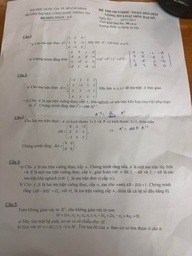
#> input picture Tuan1/images/tailieu.jpg, 192 x 256 px, shrunk from 1536 x 2048 before the run; the run also reads 1 picture not shown here
$ jupyter execute --allow-errors part3.ipynb
#> lines starting #> are read from the running program, lines starting #| are printed output that depends on the picture; after the words box and inside, x2 and y2 are one past the last pixel; in counts of white or black regions, pixels touching at a corner belong together
[cell 1]
import cv2
import numpy as np
import matplotlib.pyplot as plt
import glob

[cell 2]
# [7 lines left out: function up_dim, not called in this run]

[cell 3]
#đọc ảnh
def read_image(path):

	if isinstance(path, list):
		return [read_image(mem) for mem in path]

	img = cv2.imread(path)
	img = cv2.cvtColor(img, cv2.COLOR_BGR2RGB)
	return img

#in ảnh
def show_row(images, cmap='gray', figsize=(12,4)):

    n = len(images)
    plt.figure(figsize=figsize)

    for i, img in enumerate(images):
        plt.subplot(1, n, i+1)
        if cmap and (img.ndim == 2 or (img.ndim == 3 and img.shape[2] == 1)):
            plt.imshow(img, cmap=cmap)
        else:
            plt.imshow(img)
        plt.axis("off")

    plt.show()


#in biểu đề histogram
def show_histograms_row(images, figsize=(15, 4)):
    n = len(images)
    plt.figure(figsize=figsize)

    for i, img in enumerate(images):
        plt.subplot(1, n, i+1)

        # Ảnh xám
        if img.ndim == 2 or (img.ndim == 3 and img.shape[2] == 1):
            plt.hist(img.ravel(), bins=256, color='black', alpha=0.8)
            plt.xlim([0, 255])

        # Ảnh màu (RGB)
        elif img.ndim == 3 and img.shape[2] == 3:
            for j, col in enumerate(['r', 'g', 'b']):
                plt.hist(img[:, :, j].ravel(), bins=256, color=col, alpha=0.5)
            plt.xlim([0, 255])

        plt.axis("on")
        plt.xlabel("")
        plt.ylabel("")
        plt.title("")

    plt.tight_layout()
    plt.show()

[cell 4]
# biến thành ảnh trắng đen
def to_grayscale(image):

	if isinstance(image, list):
		return [to_grayscale(img) for img in image]

	if image.ndim == 2:
		return np.copy(image)

	h, w, ndim = image.shape
#> h = 12; w = 22; ndim = 3

	for x in range(h):
		for y in range(w):
			image[x, y, 0] = np.sum(image[x, y]) // 3

	return np.copy(image[:,:,0])

[cell 5]
#nhị phân hóa một ảnh
# [14 lines left out: function binarize_img, not called in this run]

[cell 6]
# Cân bằng histogram
# [18 lines left out: function apply_histogram_equalization, not called in this run]

[cell 7]
# CLAHE
def clahe_manual(img, tile_size=16, clip_limit_ratio=0.008):

#> called with img = array of shape (12, 22), tile_size = 16, clip_limit_ratio = 0.008
	if isinstance(img, list):
		return [clahe_manual(mem, tile_size, clip_limit_ratio) for mem in img]

	if img.ndim == 3:
		return np.stack([clahe_manual(img[:, :, c], tile_size, clip_limit_ratio) for c in range(img.shape[2])], axis=2)

	h, w = img.shape
#> h = 12; w = 22
	L = 256

	n_tiles_y = (h + tile_size - 1) // tile_size
#> n_tiles_y = 1
	n_tiles_x = (w + tile_size - 1) // tile_size
#> n_tiles_x = 2

	pad_h = n_tiles_y * tile_size - h
#> pad_h = 4
	pad_w = n_tiles_x * tile_size - w
#> pad_w = 10
	img_padded = cv2.copyMakeBorder(img, 0, pad_h, 0, pad_w, cv2.BORDER_REFLECT)

	h_pad, w_pad = img_padded.shape
#> h_pad = 16; w_pad = 32
	result = np.zeros_like(img_padded)
	lut_tiles = np.zeros((n_tiles_y, n_tiles_x, L), dtype=np.uint8)

	# Tính LUT cho từng tile
	for i in range(n_tiles_y):
		for j in range(n_tiles_x):
			y0, y1 = i * tile_size, (i + 1) * tile_size
			x0, x1 = j * tile_size, (j + 1) * tile_size
			tile = img_padded[y0:y1, x0:x1]

			hist = np.bincount(tile.flatten(), minlength=L)

			clip_limit = max(int(clip_limit_ratio * tile.size), 1)
			excess = np.maximum(hist - clip_limit, 0)
			total_excess = np.sum(excess)
			hist = np.minimum(hist, clip_limit)

			hist += total_excess // L
			hist[:total_excess % L] += 1

			# CDF chuẩn hóa
			cdf = np.cumsum(hist).astype(np.float32)
			cdf = (cdf - cdf[0]) / (cdf[-1] - cdf[0] + 1e-6)

			lut = np.round(cdf * (L - 1)).astype(np.uint8)
			lut_tiles[i, j] = lut

	# Áp dụng nội suy bilinear giữa các tile
	for i in range(h_pad):
		for j in range(w_pad):
			ty, tx = i // tile_size, j // tile_size
			dy, dx = (i % tile_size) / tile_size, (j % tile_size) / tile_size

			ty1 = min(ty + 1, n_tiles_y - 1)
			tx1 = min(tx + 1, n_tiles_x - 1)

			val = img_padded[i, j]
			tl = lut_tiles[ty,  tx,  val]
			tr = lut_tiles[ty,  tx1, val]
			bl = lut_tiles[ty1, tx,  val]
			br = lut_tiles[ty1, tx1, val]

			top = (1 - dx) * tl + dx * tr
			bottom = (1 - dx) * bl + dx * br
			interpolated = (1 - dy) * top + dy * bottom

			result[i, j] = int(np.round(interpolated))

	return result[:h, :w]

[cell 8]
# kéo dải tương phản
def stretch_contrast(img, r1, r2, s1, s2):

#> in show_row, `n = len(images)`: n = 4
#> the loop in show_row, `for i, img in enumerate(images):` made 4 passes
#> in show_row, `plt.show()`:
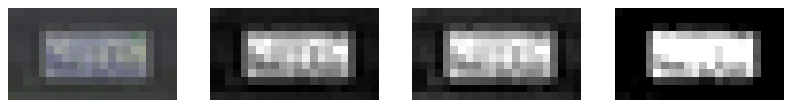
#> figure drawn by matplotlib, 4 panels
#> the loop in show_histograms_row, `for i, img in enumerate(images):` made 4 passes
#> call 2 of read_image, with path = '../images/tailieu.jpg'
#> in read_image, img is the input picture: shape (256, 192, 3); mean B, G, R 154.7, 160.2, 166
#> call 2 of stretch_contrast, with r1 = 80, r2 = 100, s1 = 0, s2 = 255
#> in stretch_contrast (call 2), `mask1 = img <= r1`:
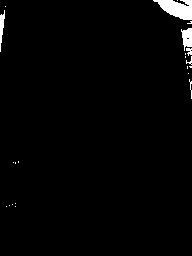
#> mask1: shape (256, 192) bool; 1.8% white; 22 white regions (17 under 20 px), largest, box (x1, y1, x2, y2) and area: (153, 0, 192, 20) 494, (181, 28, 192, 51) 171, (0, 10, 5, 52) 109, (186, 48, 192, 56) 31, (189, 79, 192, 99) 23
#> in stretch_contrast (call 2), `out[mask1] = (s1 / r1) * img[mask1]`: out: shape (256, 192) float32; min 0, max 255, mean 193
#> in stretch_contrast (call 2), `mask2 = (img > r1) & (img <= r2)`: mask2: shape (256, 192) bool; 1% white in thin lines or dots
#> in stretch_contrast (call 2), `out[mask2] = ((s2 - s1) / (r2 - r1)) * (img[mask2] - r1) + s1`: out: shape (256, 192) float32; min 0, max 255, mean 193.5
#> in stretch_contrast (call 2), `mask3 = img > r2`: mask3: shape (256, 192) bool; 97.2% white; 132 black regions (129 under 20 px), largest, box (x1, y1, x2, y2) and area: (151, 0, 192, 102) 975, (0, 5, 6, 54) 158, (5, 203, 16, 207) 21
#> the loop in show_row (call 2), `for i, img in enumerate(images):` made 4 passes
#> the loop in show_histograms_row (call 2), `for i, img in enumerate(images):` made 4 passes
#> call 3 of read_image, with path = '../images/hoadon.jpg'
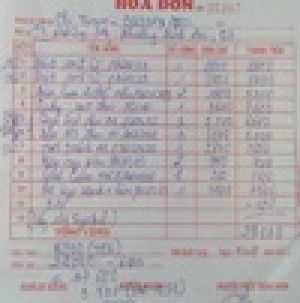
#> input picture Tuan1/images/hoadon.jpg, 100 x 101 px, shrunk from 800 x 807 before the run (shown 3 times larger)
#> in read_image, img is the input picture: shape (101, 100, 3); mean B, G, R 172, 170.9, 175.6
#> call 3 of clahe_manual, with tile_size = 16, clip_limit_ratio = 0.008
#> after the loop in clahe_manual (call 3), `for i in range(h_pad):`:
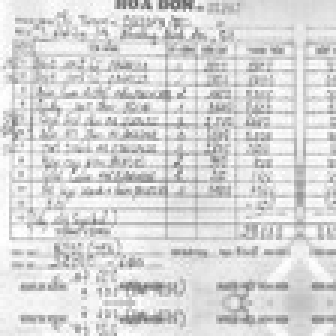
#> result: shape (112, 112) (shown 3 times larger); min 97, max 255, mean 216.1
#> call 3 of stretch_contrast, with r1 = 140, r2 = 170, s1 = 0, s2 = 255
#> in stretch_contrast (call 3), `mask1 = img <= r1`: mask1: shape (101, 100) bool; 0.98% white in thin lines or dots, all inside (x1, y1, x2, y2) = (4, 0, 96, 98)
#> in stretch_contrast (call 3), `out[mask1] = (s1 / r1) * img[mask1]`: out: shape (101, 100) float32; min 0, max 255, mean 214.5
#> in stretch_contrast (call 3), `mask2 = (img > r1) & (img <= r2)`: mask2: shape (101, 100) bool; 7.1% white in thin lines or dots
#> in stretch_contrast (call 3), `out[mask2] = ((s2 - s1) / (r2 - r1)) * (img[mask2] - r1) + s1`:
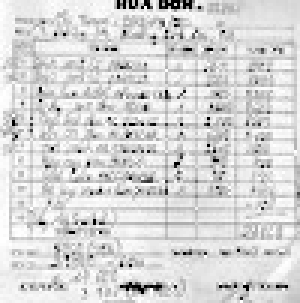
#> out: shape (101, 100) float32 (shown 3 times larger); min 0, max 255, mean 214.6
#> in stretch_contrast (call 3), `mask3 = img > r2`: mask3: shape (101, 100) bool; 92% white; black in thin lines or dots
#> call 4 of read_image, with path = '../images/yte.png'
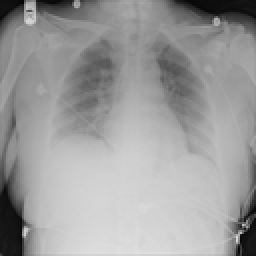
#> input picture Tuan1/images/yte.png, 128 x 128 px, shrunk from 1024 x 1024 before the run (shown 2 times larger)
#> in read_image, img is the input picture: shape (128, 128, 3); min 3, max 225, mean 156.1
	if isinstance(img, list):
		return [stretch_contrast(mem, r1, r2, s1, s2) for mem in img]

	out = img.astype(np.float32)

	mask1 = img <= r1
	out[mask1] = (s1 / r1) * img[mask1]

	mask2 = (img > r1) & (img <= r2)
	out[mask2] = ((s2 - s1) / (r2 - r1)) * (img[mask2] - r1) + s1

	mask3 = img > r2
	out[mask3] = ((255 - s2) / (255 - r2)) * (img[mask3] - r2) + s2

	return np.clip(out, 0, 255).astype(np.uint8)

[cell 9]
# ảnh âm bản
def negative_image(image):
	if isinstance(image, list):
		return [negative_image(img) for img in image]

	return 255 - image

[cell 10]
# paths = glob.glob('../images/*.jpg') + glob.glob('../images/*.png') + glob.glob('../images/*.jpeg')
# print(paths)

## Ví Dụ Biển Số 1

[cell 11]
paths = glob.glob('../images/bien3.png')

pipeline = []
#> (the rest of this cell did not finish here and is left out)

## Ví Dụ Biển Số 2

[cell 12]
paths = glob.glob('../images/bien2.png')

pipeline = []
pipeline.append(read_image(paths[0]))
pipeline.append(to_grayscale(pipeline[-1]))
pipeline.append(clahe_manual(pipeline[-1]))
pipeline.append(stretch_contrast(pipeline[-1], 90, 210, 0, 255))

show_row(pipeline)
show_histograms_row(pipeline)

## Ví Dụ Biển Số 3

[cell 13]
paths = glob.glob('../images/bien1.png')

pipeline = []
#> (the rest of this cell did not finish here and is left out)

## Ví Dụ Khôi Phục Tài Liệu

[cell 14]
paths = glob.glob('../images/tailieu.jpg')

pipeline = []
pipeline.append(read_image(paths[0]))
pipeline.append(to_grayscale(pipeline[-1]))
pipeline.append(clahe_manual(pipeline[-1]))
pipeline.append(stretch_contrast(pipeline[-1], 80, 100, 0, 255))

show_row(pipeline)
show_histograms_row(pipeline)

## Ví dụ Khôi Phục Hóa Đơn

[cell 15]
paths = glob.glob('../images/hoadon.jpg')

pipeline = []
pipeline.append(read_image(paths[0]))
pipeline.append(to_grayscale(pipeline[-1]))
pipeline.append(clahe_manual(pipeline[-1]))
pipeline.append(stretch_contrast(pipeline[-1], 140, 170, 0, 255))

show_row(pipeline)
show_histograms_row(pipeline)

## Ví Dụ Hỗ Trợ Nhận Diện Trong Y Tế

[cell 16]
paths = glob.glob('../images/yte.png')

pipeline = []
pipeline.append(to_grayscale(read_image(paths[0])))
pipeline.append(negative_image(pipeline[-1]))
pipeline.append(clahe_manual(pipeline[-1]))
#> call 4 of clahe_manual, with tile_size = 16, clip_limit_ratio = 0.008
#> after the loop in clahe_manual (call 4), `for i in range(h_pad):`:
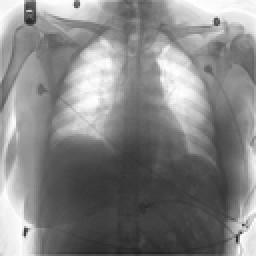
#> result: shape (128, 128) (shown 2 times larger); min 31, max 255, mean 132.6
pipeline.append(stretch_contrast(pipeline[-1], 50, 210, 0, 255))
#> call 4 of stretch_contrast, with r1 = 50, r2 = 210, s1 = 0, s2 = 255
#> in stretch_contrast (call 4), `mask1 = img <= r1`: mask1: shape (128, 128) bool; 1.4% white; 9 white regions (8 under 20 px), largest, box (x1, y1, x2, y2) and area: (39, 120, 99, 127) 196
#> in stretch_contrast (call 4), `out[mask1] = (s1 / r1) * img[mask1]`: out: shape (128, 128) float32; min 0, max 255, mean 132
#> in stretch_contrast (call 4), `mask2 = (img > r1) & (img <= r2)`: mask2: shape (128, 128) bool; 84.1% white; 28 black regions (17 under 20 px), largest, box (x1, y1, x2, y2) and area: (37, 20, 58, 62) 500, (0, 85, 17, 128) 461, (85, 0, 128, 18) 417
#> in stretch_contrast (call 4), `mask3 = img > r2`:
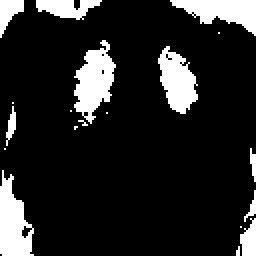
#> mask3: shape (128, 128) bool (shown 2 times larger); 14.5% white; 19 white regions (9 under 20 px), largest, box (x1, y1, x2, y2) and area: (37, 20, 58, 62) 500, (0, 85, 17, 128) 461, (85, 0, 128, 18) 417
#> in stretch_contrast (call 4), `out[mask3] = ((255 - s2) / (255 - r2)) * (img[mask3] - r2) + s2`:
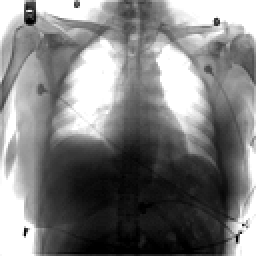
#> out: shape (128, 128) float32 (shown 2 times larger); min 0, max 255, mean 126.2

show_row(pipeline)
show_histograms_row(pipeline)
#> call 4 of show_histograms_row, with figsize = (15, 4)
#> the loop in show_histograms_row (call 4), `for i, img in enumerate(images):` made 4 passes
#> in show_histograms_row (call 4), `plt.show()`:
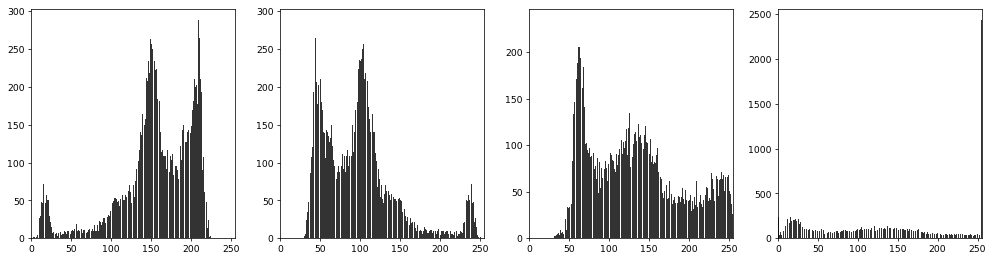
#> figure drawn by matplotlib, 4 panels; panel 1: tallest bar 289 high, from x = 209.4 to 210.3; panel 2: tallest bar 289 high, from x = 44.74 to 45.61; panel 3: tallest bar 235 high, from x = 59.88 to 60.75; panel 4: tallest bar 2439 high, from x = 254 to 255
